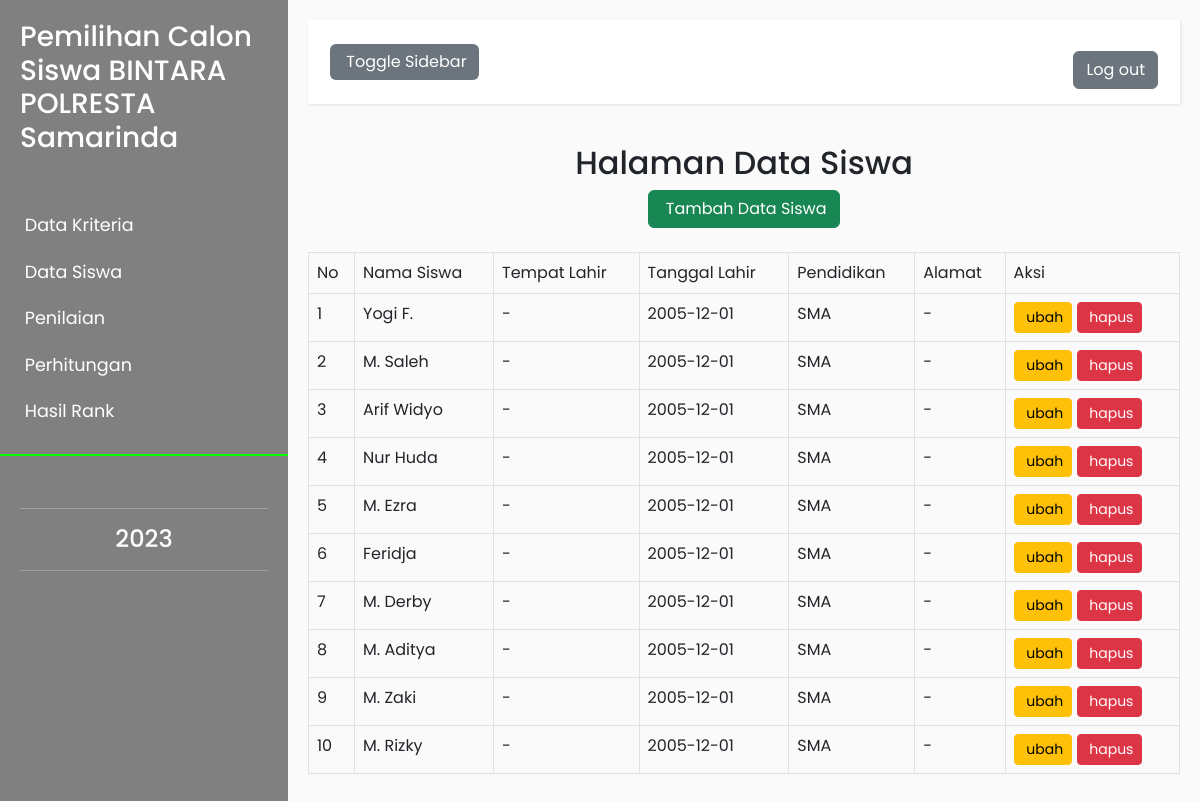
The app's page /admin/data_siswa/data_siswa.php with its own data.
### tables this page shows
CREATE TABLE `data_siswa` (
  `id_siswa` int(11) NOT NULL,
  `nama_siswa` varchar(255) NOT NULL,
  `tanggal_lahir` date NOT NULL,
  `tempat_lahir` varchar(255) NOT NULL,
  `pendidikan_terakhir` varchar(255) NOT NULL,
  `alamat_siswa` text NOT NULL
);

### admin/data_siswa/data_siswa.php (the view, shortened to what this page needs)
<?php
include "../../koneksi.php";
 ?>
<!DOCTYPE html>
<html>
    <head>
        <link rel="stylesheet" href="../..\assets\bootstrap\css\bootstrap.css">
        <link rel="stylesheet" href="../../assets/index.css">
    </head>
    <body>
        <div class="wrapper">
            <nav id="sidebar" style="background-color: #808080;">
                <div class="sidebar-header" style="background-color: #808080;">
                    <a href="../index-admin.php" style="background-color: #808080;">
                    <h3>Pemilihan Calon Siswa BINTARA POLRESTA Samarinda</h3>
                        </a></strong>
                </div>
                <ul class="list-unstyled components">
                    <li>
                        <a href="../data_kriteria/data_kriteria.php">
                            Data Kriteria
                        </a>
                        <a href="data_siswa.php" aria-expanded="false">
                            Data Siswa
                        </a>
                        <a href="../penilaian/data_nilai.php" aria-expanded="false">
                            Penilaian
                        </a>
                        <a href="../perankingan/perankingan.php" aria-expanded="false">
                            Perhitungan
                        </a>
                        <a href="../hasil_rank.php" aria-expanded="false">
                            Hasil Rank
                        </a>
                    </li>
                </ul>
                <ul class="list-unstyled CTAs">
                    <hr>
                    <center>
                        <h4><?php echo date('Y') ?></h4>
                    </center>
                    <hr>
                </ul>
            </nav>
            <div class="container-fluid" id="content">
                <nav class="navbar navbar-default">
                    <div class="container-fluid">
                        <div class="navbar-header">
                            <button type="button" id="sidebarCollapse" class="btn btn-secondary navbar-btn">
                                <span>Toggle Sidebar</span>
                            </button>
                        </div>
                         <ul class="nav navbar-nav navbar-right">
                            <p></p><div class="dropdown">
                                <button class="btn btn-secondary"><a href="../logout.php">Log out</a></button>
                            </div>
                        </ul>
                    </div>
                </nav>
                <div class="panel panel-default">
                <center>
                <div class="panel panel-heading">
                    <h2>Halaman Data Siswa</h2>
                    <a href="tambah_siswa.php" class="btn btn-success btn-fill">
                    <span>Tambah Data Siswa</span>
                    </a>
                    <br><br>
                </div>
                <div class="panel-body">
                		<table class="table table-hover table-bordered">
                			<thead>
                				<tr>
                					<td>No</td>
                					<td>Nama Siswa</td>
                                    <td>Tempat Lahir</td>
                                    <td>Tanggal Lahir</td>
                                    <td>Pendidikan</td>
                                    <td>Alamat</td>
                					<td>Aksi</td>
                				</tr>
                			</thead>
                			<tbody>
                				<?php
		                          $sql = "SELECT * FROM data_siswa";
                                  $no = 1;
		                        foreach ($dbh->query($sql) as $data) :
		                        ?>
		                        <tr>
		                        	<td><?php echo $no ?></td>
                                    <td><?php echo $data['nama_siswa']; ?></td>
                                    <td><?php echo $data['tempat_lahir'] ?></td>
                                    <td><?php echo $data['tanggal_lahir'] ?></td>
                                    <td><?php echo $data['pendidikan_terakhir'] ?></td>
                                    <td><?php echo $data['alamat_siswa'] ?></td>
		                        	<td>
					                      <a href="edit_siswa.php?siswa=<?php echo $data['id_siswa'] ?>" class="btn btn-warning btn-sm btn-fill btn-block">
			                              <span>ubah</span>
			                            </a>
                                         <a class="btn btn-danger btn-sm btn-fill btn-block" href="hapus_siswa.php?id=<?php echo $data['id_siswa'] ?>" onclick="return confirm('Apa anda yakin dengan penghapusan data ?');">
                                                <span>hapus</span>
                                            </a>
		                        	</td>
		                        </tr>
		                        <?php
                                $no++;
		                        endforeach;
		                         ?>
                			</tbody>
                		</table>
                	</div>
                </div>
                </div>
        </div>
    </body>
</html>

### assets/index.css (style rules this page uses)
body { font-family: 'Poppins', sans-serif; background: #fafafa; }
a, a:hover, a:focus { color: inherit; text-decoration: none; transition: all 0.3s; }
.navbar { padding: 15px 10px; background: #fff; border: none; border-radius: 0; margin-bottom: 40px; box-shadow: 1px 1px 3px rgba(0, 0, 0, 0.1); }
.navbar-btn { box-shadow: none; outline: none !important; border: none; }
i, span { display: inline-block; }
.wrapper { display: flex; align-items: stretch; }
#sidebar { min-width: 288px; max-width: 250px; background: #0f0; color: #fff; transition: all 0.3s; }
#sidebar ul li a { text-align: left; }
#sidebar .sidebar-header { padding: 20px; background: #00FF00; }
#sidebar ul.components { padding: 20px 0; border-bottom: 2px solid #0f0; }
#sidebar ul li a { padding: 10px; font-size: 1.1em; display: block; }
a[aria-expanded="false"]::before, a[aria-expanded="true"]::before { content: '\e259'; display: block; position: absolute; right: 20px; font-family: 'Glyphicons Halflings'; font-size: 0.6em; }
ul.CTAs { padding: 20px; }
#content { padding: 20px; min-height: 100vh; transition: all 0.3s; }

### records on screen
data_siswa: nama_siswa "Yogi F.", tempat_lahir "-", tanggal_lahir "2005-12-01", pendidikan_terakhir "SMA", alamat_siswa "-"
data_siswa: nama_siswa "M. Saleh", tempat_lahir "-", tanggal_lahir "2005-12-01", pendidikan_terakhir "SMA", alamat_siswa "-"
data_siswa: nama_siswa "Arif Widyo", tempat_lahir "-", tanggal_lahir "2005-12-01", pendidikan_terakhir "SMA", alamat_siswa "-"
data_siswa: nama_siswa "Nur Huda", tempat_lahir "-", tanggal_lahir "2005-12-01", pendidikan_terakhir "SMA", alamat_siswa "-"
data_siswa: nama_siswa "M. Ezra", tempat_lahir "-", tanggal_lahir "2005-12-01", pendidikan_terakhir "SMA", alamat_siswa "-"
data_siswa: nama_siswa "Feridja", tempat_lahir "-", tanggal_lahir "2005-12-01", pendidikan_terakhir "SMA", alamat_siswa "-"
data_siswa: nama_siswa "M. Derby", tempat_lahir "-", tanggal_lahir "2005-12-01", pendidikan_terakhir "SMA", alamat_siswa "-"
data_siswa: nama_siswa "M. Aditya", tempat_lahir "-", tanggal_lahir "2005-12-01", pendidikan_terakhir "SMA", alamat_siswa "-"
data_siswa: nama_siswa "M. Zaki", tempat_lahir "-", tanggal_lahir "2005-12-01", pendidikan_terakhir "SMA", alamat_siswa "-"
data_siswa: nama_siswa "M. Rizky", tempat_lahir "-", tanggal_lahir "2005-12-01", pendidikan_terakhir "SMA", alamat_siswa "-"
